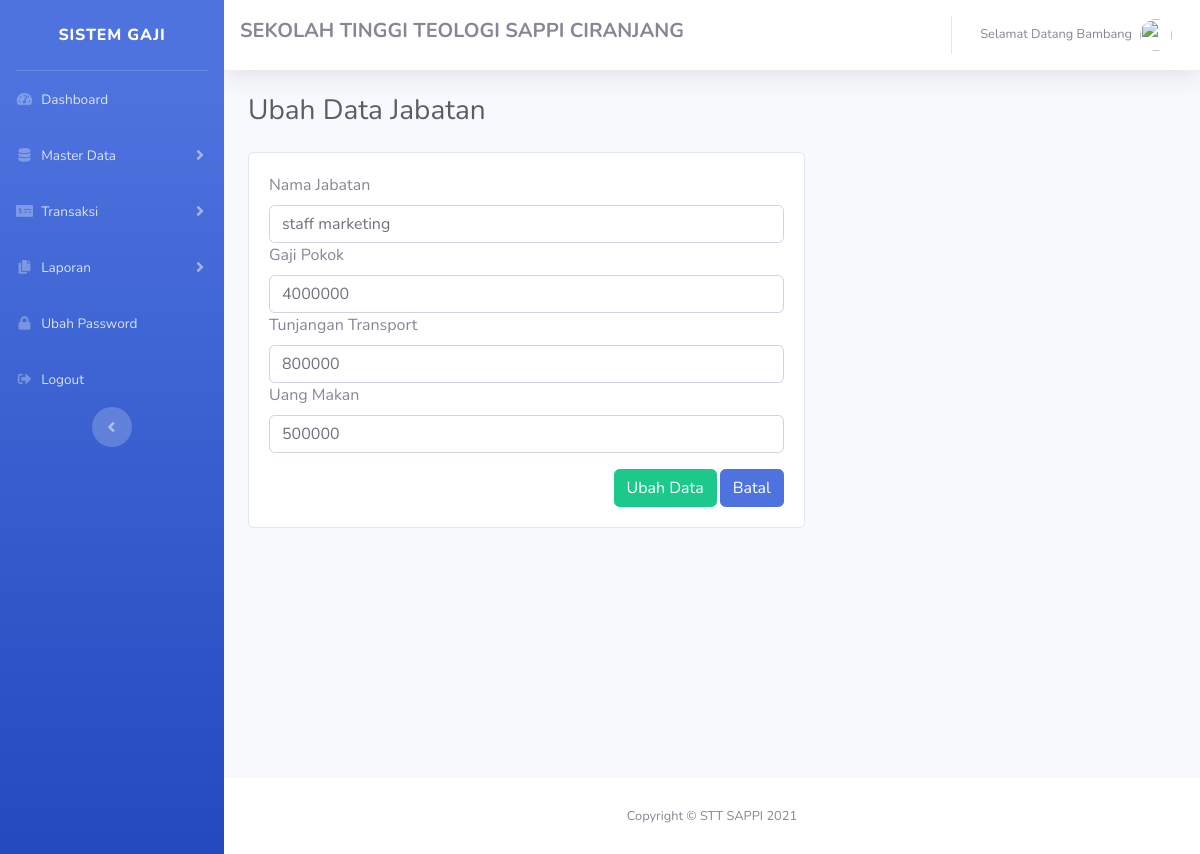
The page /admin/dataJabatan/updateData/1 on the database as committed earlier.
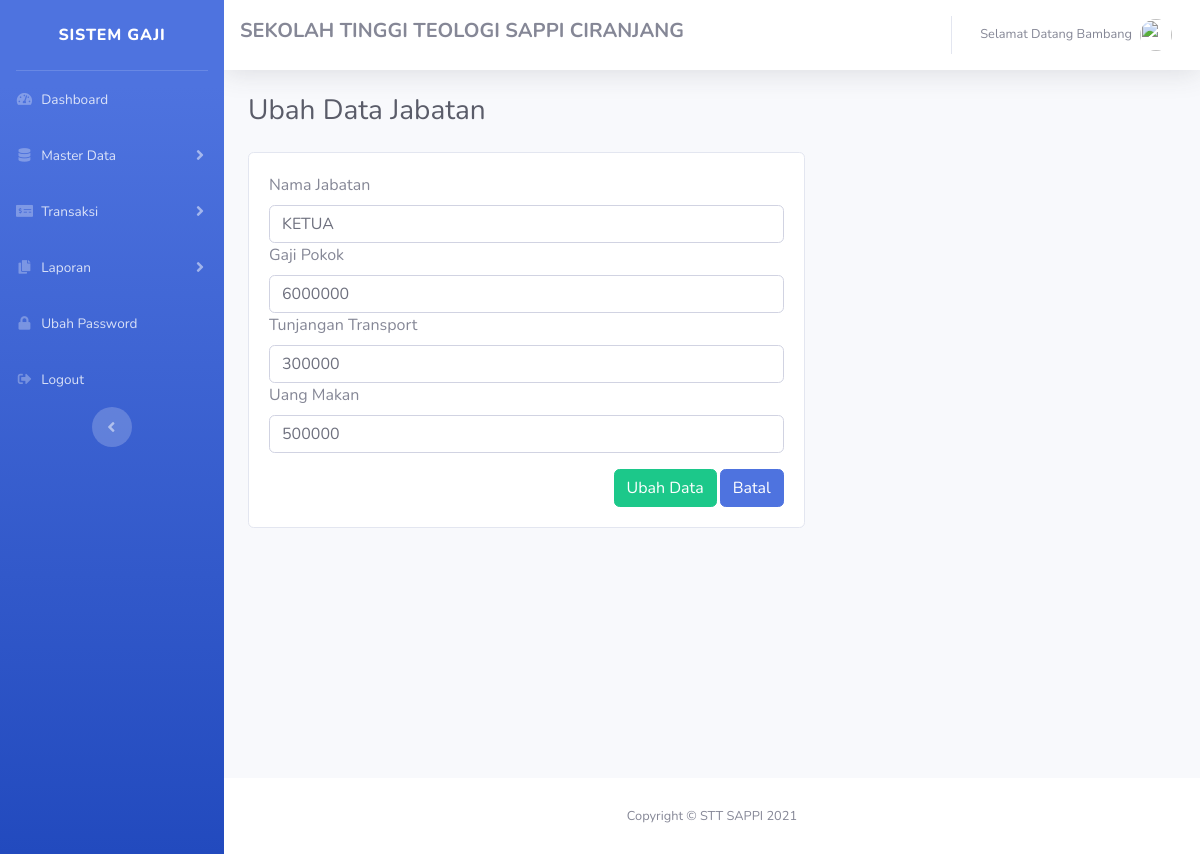
The same page on the database as committed later.
### tables this page shows
CREATE TABLE `data_jabatan` (
  `id_jabatan` int(11) NOT NULL,
  `nama_jabatan` varchar(120) NOT NULL,
  `gaji_pokok` varchar(50) NOT NULL,
  `tj_transport` varchar(50) NOT NULL,
  `uang_makan` varchar(50) NOT NULL
);

### application/controllers/admin/DataJabatan.php (called while the page is built, shortened)
<?php
class DataJabatan extends CI_Controller
{
  public function updateData($id)
  {
    $data['jabatan'] = $this->db->query("SELECT * FROM data_jabatan WHERE id_jabatan = $id")->result();
    $data['judul'] = 'Ubah Data Jabatan';
    $this->load->view('templates_admin/header', $data);
    $this->load->view('templates_admin/sidebar');
    $this->load->view('admin/updateDataJabatan', $data);
    $this->load->view('templates_admin/footer');
  }
}

### index.php (called while the page is built, shortened)
<?php
require_once BASEPATH.'core/CodeIgniter.php';

### application/views/admin/updateDataJabatan.php (the view, shortened to what this page needs)
<div class="container-fluid">
  <div class="d-sm-flex align-items-center justify-content-between mb-4">
    <h1 class="h3 mb-0 text-gray-800"><?= $judul; ?></h1>
  </div>
  <div class="card" style="width: 60%;">
    <div class="card-body">
      <?php foreach ($jabatan as $j) : ?>
        <form action="<?= base_url('admin/dataJabatan/updateDataAksi') ?>" method="POST">
          <div class="form-group">
            <label for="">Nama Jabatan</label>
            <input type="text" name="nama_jabatan" class="form-control" value="<?= $j->nama_jabatan; ?>">
            <label for="">Gaji Pokok</label>
            <input type="number" name="gaji_pokok" class="form-control" value="<?= $j->gaji_pokok; ?>">
            <label for="">Tunjangan Transport</label>
            <input type="number" name="tj_transport" class="form-control" value="<?= $j->tj_transport; ?>">
            <label for="">Uang Makan</label>
            <input type="number" name="uang_makan" class="form-control" value="<?= $j->uang_makan; ?>">
            <button href="<?= base_url('admin/dataJabatan') ?>" class="btn btn-primary float-right mt-3" style="margin-left: 3px;">Batal</button>
            <button type="submit" class="btn btn-success float-right mt-3">Ubah Data</button>
          </div>
        </form>
      <?php endforeach; ?>
    </div>
  </div>
</div>

Rows that differ between the two databases and show on the page:
changed data_jabatan: nama_jabatan "staff marketing" → "KETUA"; gaji_pokok "4000000" → "6000000"; tj_transport "800000" → "300000"
